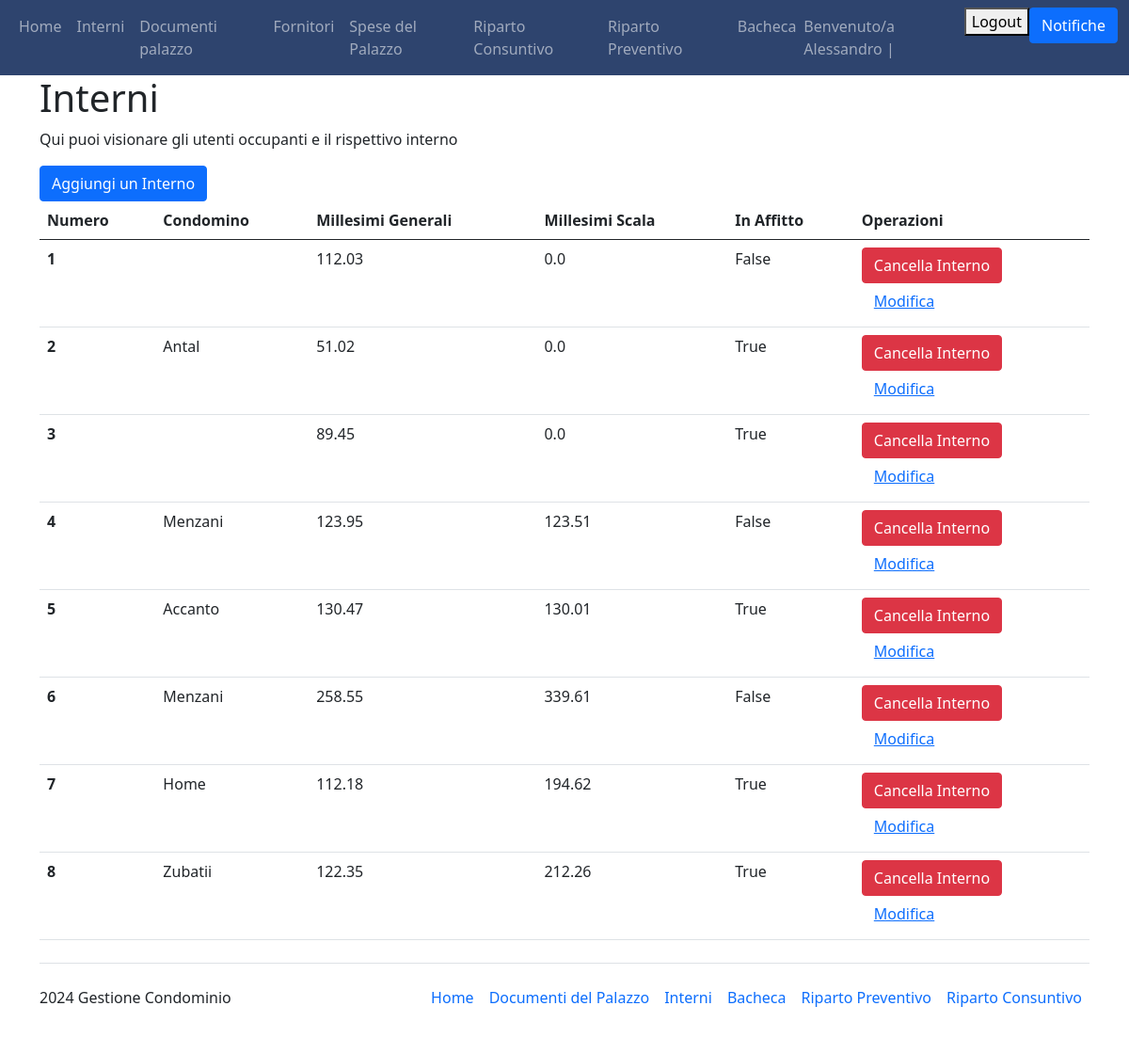
The app's page /interni (signed in) with its own data.
### Condominio/models.py (models this page shows, shortened)
class Interno(models.Model):
    condomino = models.ForeignKey(User, on_delete=models.PROTECT)
    palazzina = models.ForeignKey(Condominio, on_delete=models.PROTECT, default="Salgari")
    numero_interno = models.CharField(verbose_name="Numero Interno", max_length=50, primary_key=True)
    millesimi_generali = models.FloatField(verbose_name="Millesimi generali")
    millesimi_scala = models.FloatField(verbose_name="Millesimi Scala")
    in_affitto = models.BooleanField(verbose_name="In affitto")
    class Meta:
        ordering = ["numero_interno"]
        verbose_name_plural = "Interni"

### Condominio/views.py (the view)
# urls.py: path('interni', views.interno, name="interni"),
@login_required(login_url='login')
def interno(request):
    interni = Interno.objects.all()
    if request.method == "POST":
        interno_id = request.POST.get("interno-id")
        print(interno_id)
        interno = Interno.objects.filter(id=interno_id).first()
        if interno and (request.user.has_perm("main.delete_interno")):
            interno.delete()
    return render(request, 'Condominio_main/interni.html', {"interni": interni})

### Condominio/templates/Condominio_main/interni.html (shortened to what this page needs)
{% extends 'Condominio_main/base.html' %}
{% block content %}
<h1>Interni</h1>
<p>Qui puoi visionare gli utenti occupanti e il rispettivo interno</p>
<a class="btn btn-primary" href="/create_interno" role="button">Aggiungi un Interno</a>
<table class="table">
     <thead>
       <tr>
         <th scope="col">Numero</th>
         <th scope="col">Condomino</th>
         <th scope="col">Millesimi Generali</th>
         <th scope="col">Millesimi Scala</th>
         <th scope="col">In Affitto</th>
         <th scope="col">Operazioni</th>
       </tr>
     </thead>
     <tbody>
         {% for interno in interni %}
         <tr>
             <th scope="row">{{interno.numero_interno}}</th>
             <td>{{interno.condomino.last_name}}</td>
             <td>{{interno.millesimi_generali}}</td>
             <td>{{interno.millesimi_scala}}</td>
             <td>{{interno.in_affitto}}</td>
             <td>
                 {% if user == interno.author or perms.main.delete_interno %}
                 <form method="post">
                        <a href="{% url 'cancella_interno' pk=interno.pk %}" class="btn btn-danger">Cancella Interno</a>
                 </form>
                 <form method="post">
                        <a href="{% url 'edit_interno' pk=interno.pk %}" class="btn btn-link">Modifica</a>
                 </form>
                 {% endif %}
             </td>
         </tr>
         {% endfor %}
     </tbody>
 </table>
{% endblock %}

### Condominio/templates/Condominio_main/base.html (shortened to what this page needs)
<!DOCTYPE html>
<html lang="en">
<head>
    <link href="https://cdn.jsdelivr.net/npm/bootstrap@5.0.2/dist/css/bootstrap.min.css" rel="stylesheet">
    <link rel="stylesheet" href="https://cdn.jsdelivr.net/npm/bootstrap-icons@1.11.3/font/bootstrap-icons.min.css">
</head>
<body>
    <nav class="navbar navbar-expand-lg navbar-dark" style="background-color: #2E446E">
        <div class="container-fluid">
            <div>
                <ul class="navbar-nav">
                    <li class="nav-item">
                        <a class="nav-link" href="/home">Home</a>
                    </li>
                    {% if user.is_authenticated and  user.is_staff %}
                    <li class="nav-item">
                        <a class="nav-link" href="/interni">Interni</a>
                    </li>
                    <li class="nav-item">
                        <a class="nav-link" href="/documenti_palazzo">Documenti palazzo</a>
                    </li>
                    {% endif %}
                    {% if user.is_staff %}
                    <li class="nav-item">
                        <a class="nav-link" href="/fornitori">Fornitori</a>
                    </li>
                    {% endif %}
                    <li class="nav-item">
                        <a class="nav-link" href="/spesa">Spese del Palazzo</a>
                    </li>
                    <li class="nav-item">
                        <a class="nav-link" href="/riparto_consuntivo">Riparto Consuntivo</a>
                    </li>
                    <li class="nav-item">
                        <a class="nav-link" href="/riparto_preventivo">Riparto Preventivo</a>
                    </li>
                    <li class="nav-item">
                        <a class="nav-link" href="/bacheca">Bacheca</a>
                    </li>
                </ul>
            </div>
            <div>
                <ul class="navbar-nav">
                    {% if user.is_authenticated %}
                    {% if user.is_staff %}
                    <span class="navbar-text">Benvenuto/a {{user.first_name}} | </span>
                    {% else %}
                    <span class="navbar-text">Benvenuto/a <a href="{% url 'profilo' %}">{{user.first_name}}</a> | </span>
                    {% endif %}
                    <li class="nav-item">
                        <form action="{% url 'logout' %}" method="post">
                            <button type="submit">Logout</button>
                        </form>
                    </li>
                    <li class="nav-item">
                        <button class="btn btn-primary" type="button" data-bs-toggle="offcanvas" data-bs-target="#offcanvasRight" aria-controls="offcanvasRight">Notifiche</button>
                    </li>
                    {% else %}
                    <li class="nav-item">
                        <a class="nav-link" href="{% url 'login' %}">Login</a>
                    </li>
                    {% endif %}
                </ul>
            </div>
        </div>
    </nav>
    <div class="container">
        {% block content %}
        {% endblock  %}
    </div>
    {% if user.is_authenticated and user.is_staff %}
    <div class="container" style="margin: auto auto 0 auto">
        <footer class="d-flex flex-wrap justify-content-between align-items-center py-3 my-4 border-top">
          <p class="col-md-4 mb-0 text-body-secondary"> 2024 Gestione Condominio </p>
          <ul class="nav col-md-8 justify-content-end">
            <li class="nav-item"><a href="/home" class="nav-link px-2 text-body-secondary">Home</a></li>
            <li class="nav-item"><a href="/documenti_palazzo" class="nav-link px-2 text-body-secondary">Documenti del Palazzo</a></li>
            <li class="nav-item"><a href="/interni" class="nav-link px-2 text-body-secondary">Interni</a></li>
            <li class="nav-item"><a href="/bacheca" class="nav-link px-2 text-body-secondary">Bacheca</a></li>
            <li class="nav-item"><a href="/riparto_preventivo" class="nav-link px-2 text-body-secondary">Riparto Preventivo</a></li>
            <li class="nav-item"><a href="/riparto_consuntivo" class="nav-link px-2 text-body-secondary">Riparto Consuntivo</a></li>
          </ul>
        </footer>
    </div>
    {% endif %}
</body>
</html>

### records on screen
Interno: numero_interno "1", millesimi_generali "112.03", millesimi_scala "0.0", in_affitto "False"
Interno: numero_interno "2", condomino.last_name "Antal", millesimi_generali "51.02", millesimi_scala "0.0", in_affitto "True"
Interno: numero_interno "3", millesimi_generali "89.45", millesimi_scala "0.0", in_affitto "True"
Interno: numero_interno "4", condomino.last_name "Menzani", millesimi_generali "123.95", millesimi_scala "123.51", in_affitto "False"
Interno: numero_interno "5", condomino.last_name "Accanto", millesimi_generali "130.47", millesimi_scala "130.01", in_affitto "True"
Interno: numero_interno "6", condomino.last_name "Menzani", millesimi_generali "258.55", millesimi_scala "339.61", in_affitto "False"
Interno: numero_interno "7", condomino.last_name "Home", millesimi_generali "112.18", millesimi_scala "194.62", in_affitto "True"
Interno: numero_interno "8", condomino.last_name "Zubatii", millesimi_generali "122.35", millesimi_scala "212.26", in_affitto "True"

### other values on screen
{{ user.first_name }} "Alessandro"
